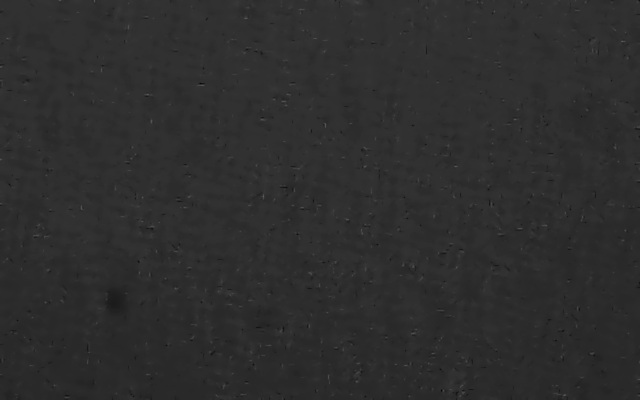
#> input picture 2026-05-20/15.png, 640 x 400 px
$ jupyter execute --allow-errors GD.ipynb   (shell and % lines are left out)
#> lines starting #> are read from the running program, lines starting #| are printed output that depends on the picture
### Gradient Descent and FISTA

$\newcommand\measurementvec{\mathbf{b}}
\newcommand\measurementmtx{\mathbf{A}}
\newcommand\imagevec{\mathbf{v}}
\newcommand\psf{\mathbf{h}}
\newcommand{\crop}{\mathbf{C}}
\newcommand\full{\mathbf{A}}
\newcommand{\ftpsf}{\mathbf{H}}$
Gradient descent is an iterative algorithm that finds the minimum of a convex function by following the slope "downhill" until it reaches a minimum. To solve the minimization problem
\begin{equation*}
    \operatorname{minimize} g(\mathbf{x}),
\end{equation*}
we find the gradient of $g$ wrt $\mathbf{x}$, $\nabla_\mathbf{x} g$, and use the property that the gradient always points in the direction of steepest _ascent_. In order to minimize $g$, we go the other direction:
$$\begin{align*}
    \mathbf{x}_0 &= \text{ initial guess} \\
    \mathbf{x}_{k+1} &\leftarrow \mathbf{x}_k - \alpha_k \nabla g(\mathbf{x}_k),
\end{align*}$$
where $\alpha$ is a step size that determines how far in the descent direction we go at each iteration.

Applied to our problem:
$$\begin{align*}
    g(\imagevec) &= \frac{1}{2} \|\full\imagevec- \measurementvec \|_2^2 \\
    \nabla_\imagevec g(\imagevec) &= \full^H (\full\imagevec-\measurementvec),
\end{align*}$$
where $\full^H$ is the adjoint of $\full$, $\measurementvec$ is the sensor measurement and $\imagevec$ is the image of the scene.

We use more efficient variants of this algorithm, like Nesterov Momentum and FISTA, both of which are shown below.

#### Loading and preparing our images

[cell 1]
import numpy as np
import numpy.fft as fft
import matplotlib.pyplot as plt
from IPython import display
from PIL import Image

The code takes in two grayscale images: a point spread function (PSF) $\texttt{psfname}$ and a sensor measurement $\texttt{imgname}$. The images can be downsampled by a factor $f$, which must be a of the form $1/{2^k}$, for some non negative integer $k$ (typically between 1/2 and 1/8).

[cell 2]
psfname = "./15.png"
imgname = "./H_2.png"

# Downsampling factor (used to shrink images)
f = 1

# Number of iterations
iters = 150

[cell 3]
def loaddata(show_im=True):
#> called with show_im = True
    psf = Image.open(psfname)
#> psf is the input picture: PIL image 640x400 RGB; min 4, max 92, mean 45.8
    psf = np.array(psf, dtype='float32')[:,:,1]
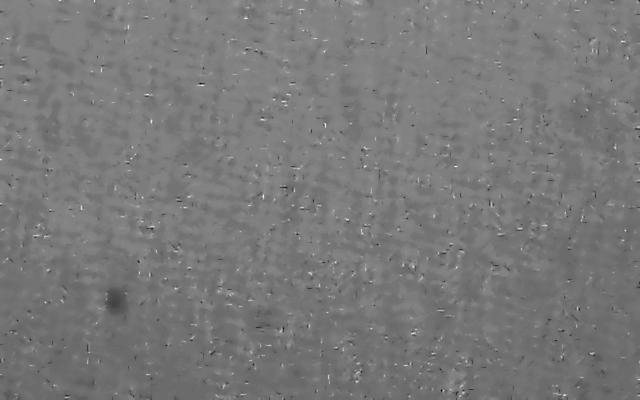
#> psf: shape (400, 640) float32; min 4, max 92, mean 45.8; drawn with min black and max white
    data = Image.open(imgname)
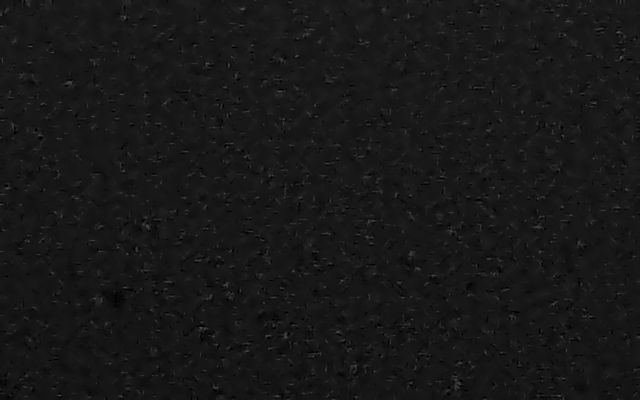
#> input picture 2026-05-20/H_2.png, 640 x 400 px
#> data is the input picture: PIL image 640x400 RGB; min 0, max 85, mean 23.7
    data = np.array(data, dtype='float32')[:,:,1]
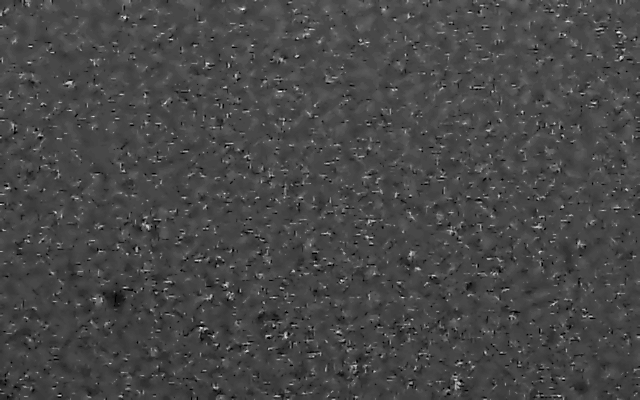
#> data: shape (400, 640) float32; min 0, max 85, mean 23.7; drawn with min black and max white

    """In the picamera, there is a non-trivial background
    (even in the dark) that must be subtracted"""
    # bg = np.mean(psf[5:15,5:15])
    # psf -= bg
    # data -= bg

    """Resize to a more manageable size to do reconstruction on.
    Because resizing is downsampling, it is subject to aliasing
    (artifacts produced by the periodic nature of sampling). Demosaicing is an attempt
    to account for/reduce the aliasing caused. In this application, we do the simplest
    possible demosaicing algorithm: smoothing/blurring the image with a box filter"""

    def resize(img, factor):
#> called with factor = 1
        num = int(-np.log2(factor))
        for i in range(num):
            img = 0.25*(img[::2,::2,...]+img[1::2,::2,...]+img[::2,1::2,...]+img[1::2,1::2,...])
        return img

    psf = resize(psf, f)
    data = resize(data, f)

    """Now we normalize the images so they have the same total power. Technically not a
    necessary step, but the optimal hyperparameters are a function of the total power in
    the PSF (among other things), so it makes sense to standardize it"""

    psf /= np.linalg.norm(psf.ravel())
    data /= np.linalg.norm(data.ravel())

    if show_im:
        fig1 = plt.figure()
        plt.imshow(psf, cmap='gray')
        plt.title('PSF')
        display.display(fig1)
        fig2 = plt.figure()
        plt.imshow(data, cmap='gray')
        plt.title('Raw data')
        display.display(fig2)

    return psf, data
